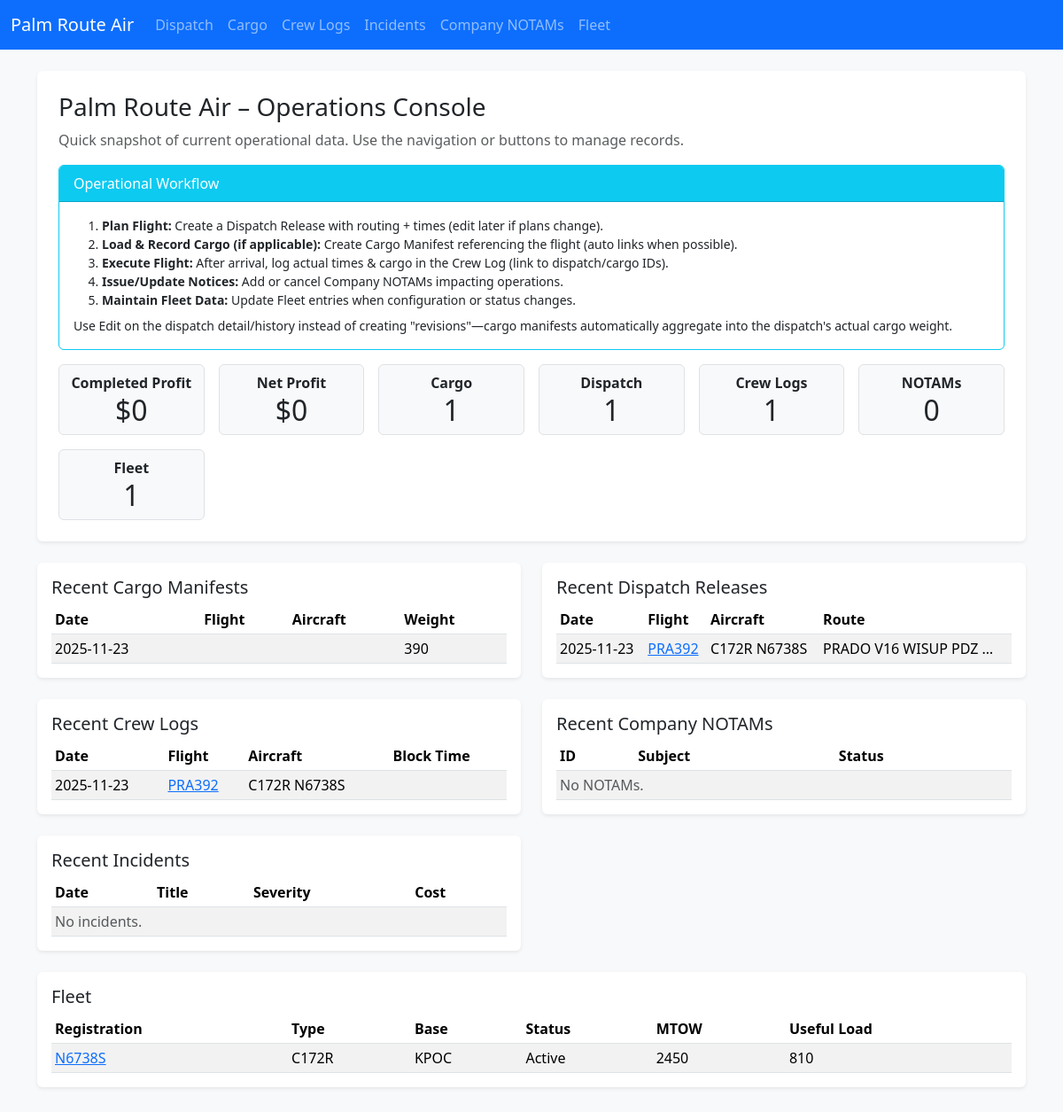
The page / on the database its author committed.
### app.py (models this page shows)
class CargoManifest(db.Model):
    id = db.Column(db.Integer, primary_key=True)
    date = db.Column(db.String(20))
    departure = db.Column(db.String(10))
    arrival = db.Column(db.String(10))
    total_weight = db.Column(db.String(20))
    pieces = db.Column(db.String(10))
    notes = db.Column(db.Text)
    dispatch_release_id = db.Column(db.Integer, db.ForeignKey('dispatch_release.id'))

class DispatchRelease(db.Model):
    id = db.Column(db.Integer, primary_key=True)
    date = db.Column(db.String(20))
    flight_id = db.Column(db.String(20))
    aircraft = db.Column(db.String(50))
    fleet_entry_id = db.Column(db.Integer, db.ForeignKey('fleet_entry.id'))
    departure = db.Column(db.String(10))
    destination = db.Column(db.String(10))
    offblocks = db.Column(db.String(10))
    arrival = db.Column(db.String(10))
    route = db.Column(db.Text)
    payload_planned = db.Column(db.String(20))  # Planned payload weight (lbs)
    fuel_planned = db.Column(db.String(20))     # Planned fuel (gal or lbs)
    cargo_plan = db.Column(db.Text)             # Summary of intended cargo items
    alt_airports = db.Column(db.Text)           # Alternate airports list
    weather_brief = db.Column(db.Text)          # Weather summary / risks
    special_notes = db.Column(db.Text)          # Special instructions / hazards
    actual_cargo_weight = db.Column(db.String(20))  # Aggregated from linked manifests
    flight_plan_raw = db.Column(db.Text)        # Raw uploaded flight plan content (SimBrief, etc.)
    flight_plan_source = db.Column(db.String(30))  # Source identifier e.g. 'simbrief'
    briefing_pdf_filename = db.Column(db.String(120))  # Stored PDF briefing filename (in ./briefings)
    completed = db.Column(db.Integer, default=0)  # 0 = planned/in-progress, 1 = completed
    cargo_manifests = db.relationship('CargoManifest', backref='dispatch_release', lazy='dynamic')
    fleet_entry = db.relationship('FleetEntry', lazy='joined')

class CrewLog(db.Model):
    id = db.Column(db.Integer, primary_key=True)
    date = db.Column(db.String(20))
    flight_id = db.Column(db.String(20))
    origin = db.Column(db.String(10))
    destination = db.Column(db.String(10))
    aircraft = db.Column(db.String(50))
    block_off = db.Column(db.String(10))
    block_on = db.Column(db.String(10))
    block_time = db.Column(db.String(10))
    cargo_weight = db.Column(db.String(20))
    fuel_used = db.Column(db.String(20))  # actual fuel used (numeric)
    remarks = db.Column(db.Text)
    dispatch_release_id = db.Column(db.Integer, db.ForeignKey('dispatch_release.id'))
    cargo_manifest_id = db.Column(db.Integer, db.ForeignKey('cargo_manifest.id'))
    dispatch_release = db.relationship('DispatchRelease', lazy='joined')
    cargo_manifest = db.relationship('CargoManifest', lazy='joined')

class FleetEntry(db.Model):
    id = db.Column(db.Integer, primary_key=True)
    aircraft_type = db.Column(db.String(50))
    registration = db.Column(db.String(20))
    base = db.Column(db.String(10))
    status = db.Column(db.String(20))
    max_takeoff_weight = db.Column(db.String(20))
    useful_load = db.Column(db.String(20))
    notes = db.Column(db.Text)

### app.py (the view)
@app.route('/')
def index():
    manifests = CargoManifest.query.order_by(CargoManifest.id.desc()).limit(5).all()
    releases = DispatchRelease.query.order_by(DispatchRelease.id.desc()).limit(5).all()
    logs = CrewLog.query.order_by(CrewLog.id.desc()).limit(5).all()
    notams = CompanyNotam.query.order_by(CompanyNotam.id.desc()).limit(5).all()
    incidents = Incident.query.order_by(Incident.id.desc()).limit(5).all()
    fleet_entries = FleetEntry.query.order_by(FleetEntry.id.desc()).all()
    acct = CompanyAccount.query.first()
    counts = {
        'cargo_manifests': CargoManifest.query.count(),
        'dispatch_releases': DispatchRelease.query.count(),
        'crew_logs': CrewLog.query.count(),
        'company_notams': CompanyNotam.query.count(),
        'fleet_entries': FleetEntry.query.count(),
        'incidents': Incident.query.count()
    }
    completed_dispatches = DispatchRelease.query.filter_by(completed=1).all()
    total_completed_profit = 0.0
    for cd in completed_dispatches:
        try:
            _rev,_cost,_prof,_dist = compute_dispatch_financials(cd)
            total_completed_profit += _prof
        except Exception:
            pass
    open_incidents = Incident.query.filter_by(resolved=0).all()
    total_incident_cost = sum(i.estimated_cost or 0.0 for i in open_incidents)
    net_profit_after_incidents = total_completed_profit - total_incident_cost
    return render_template(
        'index.html',
        manifests=manifests,
        releases=releases,
        logs=logs,
        notams=notams,
        fleet_entries=fleet_entries,
        counts=counts,
        completed_profit=round(total_completed_profit, 2),
        incident_costs=round(total_incident_cost, 2),
        net_profit=round(net_profit_after_incidents, 2),
        incidents=incidents
    )

### templates/index.html
{% extends 'base.html' %}
{% block content %}
<div class="mb-4 p-4 bg-white rounded shadow-sm">
  <div class="mb-2">
    <h1 class="h3 mb-0">Palm Route Air – Operations Console</h1>
  </div>
  <p class="text-muted mb-3">Quick snapshot of current operational data. Use the navigation or buttons to manage records.</p>
  {% include '_flow_help.html' %}
  <div class="row g-3">
    <div class="col-sm-6 col-md-4 col-lg-2">
      <div class="border rounded p-2 text-center bg-light">
        <div class="fw-bold">Completed Profit</div>
        <div class="display-6 fs-2">${{ '%.0f'|format(completed_profit) }}</div>
      </div>
    </div>
    <div class="col-sm-6 col-md-4 col-lg-2">
      <div class="border rounded p-2 text-center bg-light">
        <div class="fw-bold">Net Profit</div>
        <div class="display-6 fs-2">${{ '%.0f'|format(net_profit) }}</div>
      </div>
    </div>
    <div class="col-sm-6 col-md-4 col-lg-2">
      <div class="border rounded p-2 text-center bg-light">
        <div class="fw-bold">Cargo</div>
        <div class="display-6 fs-2">{{ counts.cargo_manifests }}</div>
      </div>
    </div>
    <div class="col-sm-6 col-md-4 col-lg-2">
      <div class="border rounded p-2 text-center bg-light">
        <div class="fw-bold">Dispatch</div>
        <div class="display-6 fs-2">{{ counts.dispatch_releases }}</div>
      </div>
    </div>
    <div class="col-sm-6 col-md-4 col-lg-2">
      <div class="border rounded p-2 text-center bg-light">
        <div class="fw-bold">Crew Logs</div>
        <div class="display-6 fs-2">{{ counts.crew_logs }}</div>
      </div>
    </div>
    <div class="col-sm-6 col-md-4 col-lg-2">
      <div class="border rounded p-2 text-center bg-light">
        <div class="fw-bold">NOTAMs</div>
        <div class="display-6 fs-2">{{ counts.company_notams }}</div>
      </div>
    </div>
    <div class="col-sm-6 col-md-4 col-lg-2">
      <div class="border rounded p-2 text-center bg-light">
        <div class="fw-bold">Fleet</div>
        <div class="display-6 fs-2">{{ counts.fleet_entries }}</div>
      </div>
    </div>
  </div>
</div>
<div class="row g-4">
  <div class="col-md-6">
    <div class="bg-white rounded shadow-sm p-3">
      <h2 class="h5">Recent Cargo Manifests</h2>
      <table class="table table-sm table-striped mb-0">
        <thead><tr><th>Date</th><th>Flight</th><th>Aircraft</th><th>Weight</th></tr></thead>
        <tbody>
        {% for m in manifests %}
          <tr>
            <td>{{ m.date }}</td>
            <td>{% if m.dispatch_release_id %}<a href="{{ url_for('dispatch_detail', id=m.dispatch_release_id) }}">{{ m.flight_id }}</a>{% else %}<a href="{{ url_for('cargo_detail', id=m.id) }}">{{ m.flight_id }}</a>{% endif %}</td>
            <td>{{ m.aircraft }}</td>
            <td>{{ m.total_weight }}</td>
          </tr>
        {% else %}
          <tr><td colspan="4" class="text-muted">No manifests.</td></tr>
        {% endfor %}
        </tbody>
      </table>
    </div>
  </div>
  <div class="col-md-6">
    <div class="bg-white rounded shadow-sm p-3">
      <h2 class="h5">Recent Dispatch Releases</h2>
      <table class="table table-sm table-striped mb-0">
        <thead><tr><th>Date</th><th>Flight</th><th>Aircraft</th><th>Route</th></tr></thead>
        <tbody>
        {% for d in releases %}
          <tr>
            <td>{{ d.date }}</td>
            <td><a href="{{ url_for('dispatch_detail', id=d.id) }}">{{ d.flight_id }}</a></td>
            <td>{{ d.aircraft }}</td>
            <td>{{ d.route[:20] }}{% if d.route|length > 20 %}…{% endif %}</td>
          </tr>
        {% else %}
          <tr><td colspan="4" class="text-muted">No releases.</td></tr>
        {% endfor %}
        </tbody>
      </table>
    </div>
  </div>
  <div class="col-md-6">
    <div class="bg-white rounded shadow-sm p-3">
      <h2 class="h5">Recent Crew Logs</h2>
      <table class="table table-sm table-striped mb-0">
        <thead><tr><th>Date</th><th>Flight</th><th>Aircraft</th><th>Block Time</th></tr></thead>
        <tbody>
        {% for c in logs %}
          <tr>
            <td>{{ c.date }}</td>
            <td>{% if c.dispatch_release_id %}<a href="{{ url_for('dispatch_detail', id=c.dispatch_release_id) }}">{{ c.flight_id }}</a>{% else %}<a href="{{ url_for('crew_detail', id=c.id) }}">{{ c.flight_id }}</a>{% endif %}</td>
            <td>{{ c.aircraft }}</td>
            <td>{{ c.block_time }}</td>
          </tr>
        {% else %}
          <tr><td colspan="4" class="text-muted">No crew logs.</td></tr>
        {% endfor %}
        </tbody>
      </table>
    </div>
  </div>
  <div class="col-md-6">
    <div class="bg-white rounded shadow-sm p-3">
      <h2 class="h5">Recent Company NOTAMs</h2>
      <table class="table table-sm table-striped mb-0">
        <thead><tr><th>ID</th><th>Subject</th><th>Status</th></tr></thead>
        <tbody>
        {% for n in notams %}
          <tr>
            <td>{{ n.notam_id }}</td>
            <td><a href="{{ url_for('notam_detail', id=n.id) }}">{{ n.subject }}</a></td>
            <td>{{ n.status }}</td>
          </tr>
        {% else %}
          <tr><td colspan="3" class="text-muted">No NOTAMs.</td></tr>
        {% endfor %}
        </tbody>
      </table>
    </div>
  </div>
  <div class="col-md-6">
    <div class="bg-white rounded shadow-sm p-3">
      <h2 class="h5">Recent Incidents</h2>
      <table class="table table-sm table-striped mb-0">
        <thead><tr><th>Date</th><th>Title</th><th>Severity</th><th>Cost</th></tr></thead>
        <tbody>
        {% for inc in incidents %}
          <tr>
            <td>{{ inc.date }}</td>
            <td><a href="{{ url_for('incident_detail', id=inc.id) }}">{{ inc.title }}</a></td>
            <td>{{ inc.severity }}</td>
            <td>${{ '%.0f'|format(inc.estimated_cost or 0.0) }}</td>
          </tr>
        {% else %}
          <tr><td colspan="4" class="text-muted">No incidents.</td></tr>
        {% endfor %}
        </tbody>
      </table>
    </div>
  </div>
  <div class="col-12">
    <div class="bg-white rounded shadow-sm p-3">
      <h2 class="h5">Fleet</h2>
      <table class="table table-sm table-striped mb-0">
        <thead><tr><th>Registration</th><th>Type</th><th>Base</th><th>Status</th><th>MTOW</th><th>Useful Load</th></tr></thead>
        <tbody>
        {% for f in fleet_entries %}
          <tr>
            <td><a href="{{ url_for('fleet_detail', id=f.id) }}">{{ f.registration }}</a></td>
            <td>{{ f.aircraft_type }}</td>
            <td>{{ f.base }}</td>
            <td>{{ f.status }}</td>
            <td>{{ f.max_takeoff_weight }}</td>
            <td>{{ f.useful_load }}</td>
          </tr>
        {% else %}
          <tr><td colspan="6" class="text-muted">No fleet entries.</td></tr>
        {% endfor %}
        </tbody>
      </table>
    </div>
  </div>
</div>
{% endblock %}

### templates/base.html (shortened to what this page needs)
<!doctype html>
<html lang="en">
  <head>
    <link href="https://cdn.jsdelivr.net/npm/bootstrap@5.3.3/dist/css/bootstrap.min.css" rel="stylesheet">
  </head>
  <body class="bg-light">
    <nav class="navbar navbar-expand-lg navbar-dark bg-primary mb-4">
      <div class="container-fluid">
        <a class="navbar-brand" href="{{ url_for('index') }}">Palm Route Air</a>
        <div class="collapse navbar-collapse" id="navbarNav">
          <ul class="navbar-nav">
            <li class="nav-item"><a class="nav-link" href="{{ url_for('dispatch_history') }}">Dispatch</a></li>
            <li class="nav-item"><a class="nav-link" href="{{ url_for('cargo_history') }}">Cargo</a></li>
            <li class="nav-item"><a class="nav-link" href="{{ url_for('crew_history') }}">Crew Logs</a></li>
            <li class="nav-item"><a class="nav-link" href="{{ url_for('incident_history') }}">Incidents</a></li>
            <li class="nav-item"><a class="nav-link" href="{{ url_for('notams_history') }}">Company NOTAMs</a></li>
            <li class="nav-item"><a class="nav-link" href="{{ url_for('fleet_history') }}">Fleet</a></li>
          </ul>
        </div>
      </div>
    </nav>
    <main class="container mb-5">
      {% block content %}{% endblock %}
    </main>
  </body>
</html>

### templates/_flow_help.html
<div class="card border-info mb-3">
  <div class="card-header bg-info text-white py-2">Operational Workflow</div>
  <div class="card-body small">
    <ol class="mb-2">
      <li><strong>Plan Flight:</strong> Create a Dispatch Release with routing + times (edit later if plans change).</li>
      <li><strong>Load & Record Cargo (if applicable):</strong> Create Cargo Manifest referencing the flight (auto links when possible).</li>
      <li><strong>Execute Flight:</strong> After arrival, log actual times & cargo in the Crew Log (link to dispatch/cargo IDs).</li>
      <li><strong>Issue/Update Notices:</strong> Add or cancel Company NOTAMs impacting operations.</li>
      <li><strong>Maintain Fleet Data:</strong> Update Fleet entries when configuration or status changes.</li>
    </ol>
    <p class="mb-0">Use Edit on the dispatch detail/history instead of creating "revisions"—cargo manifests automatically aggregate into the dispatch's actual cargo weight.</p>
  </div>
</div>

### rows shown on the page
CargoManifest: date "2025-11-23", total_weight "390"
DispatchRelease: date "2025-11-23", flight_id "PRA392", aircraft "C172R N6738S", route "PRADO V16 WISUP PDZ"
CrewLog: date "2025-11-23", flight_id "PRA392", aircraft "C172R N6738S"
FleetEntry: registration "N6738S", aircraft_type "C172R", base "KPOC", status "Active", max_takeoff_weight "2450", useful_load "810"

### other values the page prints
{{ '%.0f'|format(completed_profit) }} "0"
{{ '%.0f'|format(net_profit) }} "0"
{{ counts.cargo_manifests }} "1"
{{ counts.dispatch_releases }} "1"
{{ counts.crew_logs }} "1"
{{ counts.company_notams }} "0"
{{ counts.fleet_entries }} "1"
